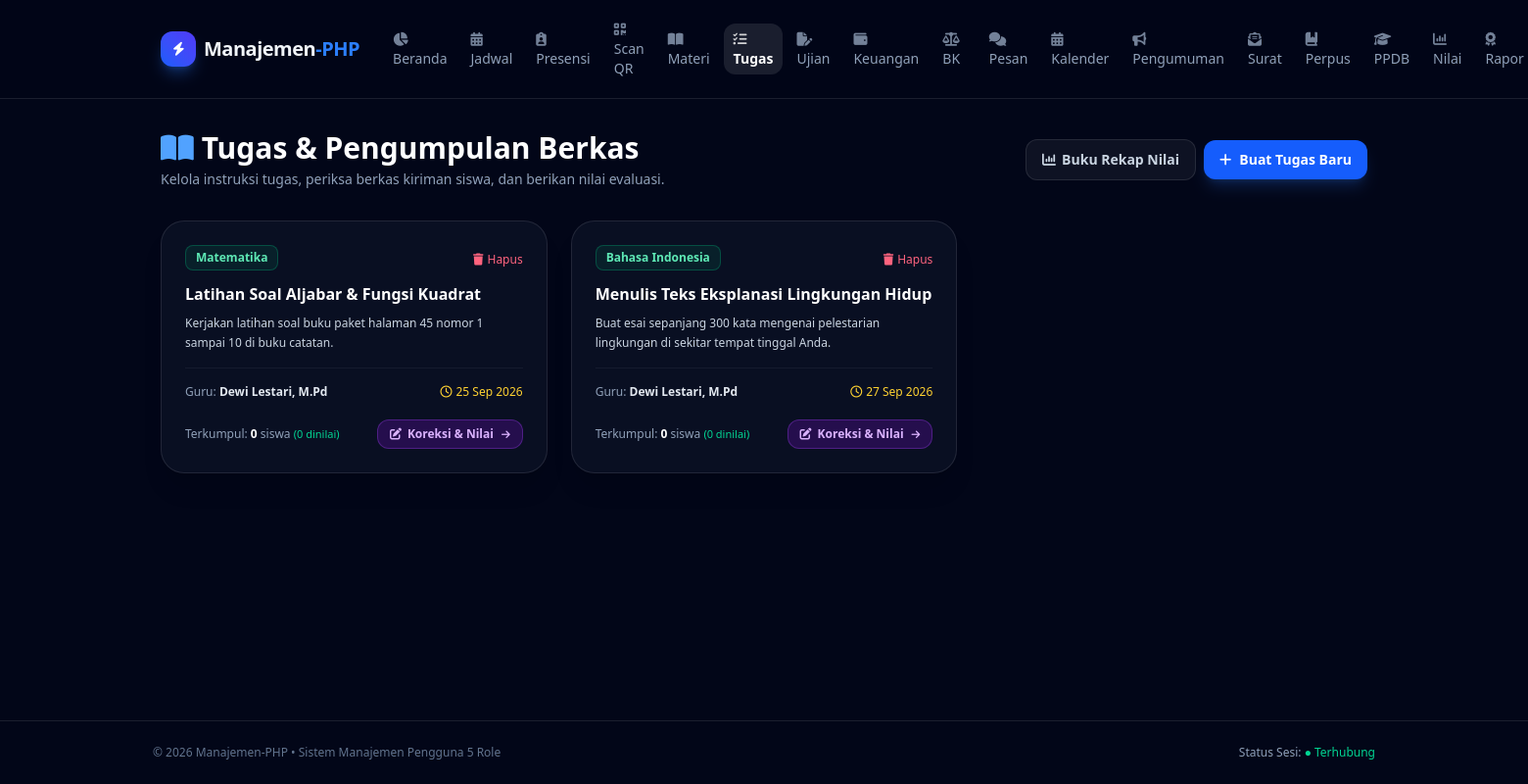
The app's page /dashboard/akademik/assignments.php (signed in) with its own data.
### tables this page shows
CREATE TABLE IF NOT EXISTS `assignments` (
    `id` INT AUTO_INCREMENT PRIMARY KEY,
    `subject` VARCHAR(100) NOT NULL,
    `title` VARCHAR(200) NOT NULL,
    `description` TEXT NOT NULL,
    `due_date` DATE NOT NULL,
    `attachment_url` VARCHAR(255) DEFAULT NULL,
    `teacher_id` INT NOT NULL,
    `created_at` TIMESTAMP DEFAULT CURRENT_TIMESTAMP,
    CONSTRAINT `fk_assignments_teacher` FOREIGN KEY (`teacher_id`) REFERENCES `users` (`id`) ON DELETE CASCADE
);

CREATE TABLE IF NOT EXISTS `users` (
    `id` INT AUTO_INCREMENT PRIMARY KEY,
    `name` VARCHAR(100) NOT NULL,
    `email` VARCHAR(100) NOT NULL UNIQUE,
    `password` VARCHAR(255) NOT NULL,
    `role` ENUM('administrator', 'staf', 'guru', 'orang_tua', 'siswa') NOT NULL DEFAULT 'siswa',
    `phone` VARCHAR(20) DEFAULT NULL,
    `address` TEXT DEFAULT NULL,
    `created_at` TIMESTAMP DEFAULT CURRENT_TIMESTAMP,
    `updated_at` TIMESTAMP DEFAULT CURRENT_TIMESTAMP ON UPDATE CURRENT_TIMESTAMP
);

### dashboard/akademik/assignments.php (the view, shortened to what this page needs)
<?php
require_once __DIR__ . "/../../config/database.php";
$user_role = $_SESSION['user_role'] ?? 'siswa';
$is_teacher = in_array($user_role, ['guru', 'administrator'], true);
$stmt_assign = $pdo->query("
    SELECT a.*, u.name as teacher_name,
           (SELECT COUNT(*) FROM assignment_submissions WHERE assignment_id = a.id AND status = 'selesai') as total_submitted,
           (SELECT COUNT(*) FROM assignment_submissions WHERE assignment_id = a.id AND status = 'selesai' AND score IS NOT NULL) as total_graded
    FROM assignments a
    JOIN users u ON a.teacher_id = u.id
    ORDER BY a.due_date ASC, a.id DESC
");
$assignments = $stmt_assign->fetchAll();
$my_submissions = [];
require_once __DIR__ . "/../includes/header.php";
?>
<div class="mb-8 flex flex-col sm:flex-row sm:items-center sm:justify-between gap-4">
    <div>
        <h1 class="text-2xl sm:text-3xl font-extrabold text-white flex items-center gap-2">
            <i class="fa-solid fa-book-open text-blue-400"></i> Tugas & Pengumpulan Berkas
        </h1>
        <p class="mt-1 text-sm text-slate-400">
            <?= $is_teacher ? 'Kelola instruksi tugas, periksa berkas kiriman siswa, dan berikan nilai evaluasi.' : 'Kerjakan tugas, unggah berkas jawaban, dan pantau nilai feedback dari guru.' ?>
        </p>
    </div>
    <?php if ($is_teacher): ?>
        <div class="flex items-center gap-2">
            <a href="gradebook.php" class="rounded-xl border border-white/10 bg-white/5 hover:bg-white/10 px-4 py-2.5 text-sm font-semibold text-slate-300 transition flex items-center gap-1.5">
                <i class="fa-solid fa-chart-column"></i> Buku Rekap Nilai
            </a>
            <button onclick="document.getElementById('modalCreateAssign').classList.remove('hidden')"
                    class="inline-flex items-center gap-2 rounded-xl bg-blue-600 hover:bg-blue-500 px-4 py-2.5 text-sm font-semibold text-white shadow-lg shadow-blue-500/20 transition cursor-pointer">
                <i class="fa-solid fa-plus"></i> Buat Tugas Baru
            </button>
        </div>
    <?php endif; ?>
</div>
<div class="grid grid-cols-1 md:grid-cols-2 lg:grid-cols-3 gap-6">
    <?php if (empty($assignments)): ?>
        <div class="col-span-full rounded-3xl border border-white/10 bg-white/5 p-12 text-center text-slate-400">
            <span class="text-4xl text-slate-600 block mb-2"><i class="fa-solid fa-book-open-reader"></i></span>
            <p class="mt-3 text-base font-semibold text-white">Belum Ada Tugas Aktif</p>
            <p class="text-xs text-slate-500 mt-1">Saat ini belum ada tugas yang dibagikan oleh dewan guru.</p>
        </div>
    <?php else: ?>
        <?php foreach ($assignments as $as):
            $sub_data = $my_submissions[$as['id']] ?? null;
            $is_done = ($sub_data !== null && ($sub_data['status'] ?? '') === 'selesai');
            $has_score = ($sub_data !== null && $sub_data['score'] !== null);
            $is_overdue = (strtotime($as['due_date']) < strtotime(date('Y-m-d')));
        ?>
            <div class="rounded-3xl border border-white/10 bg-slate-900/60 p-6 flex flex-col justify-between shadow-xl transition hover:border-white/20 relative backdrop-blur">
                <div>
                    <div class="flex items-center justify-between gap-2 mb-3">
                        <span class="rounded-lg border border-emerald-500/30 bg-emerald-500/10 px-2.5 py-1 text-xs font-semibold text-emerald-300">
                            <?= htmlspecialchars($as['subject']) ?>
                        </span>
                        <?php if ($is_teacher && ($as['teacher_id'] == $user_id || $user_role === 'administrator')): ?>
                            <form method="POST" class="inline" onsubmit="return confirm('Hapus tugas ini?');">
                                <button type="submit" class="inline-flex items-center gap-1 text-xs text-rose-400 hover:text-rose-300 cursor-pointer">
                                    <i class="fa-solid fa-trash"></i> Hapus
                                </button>
                            </form>
                        <?php endif; ?>
                    </div>
                    <h3 class="text-base font-bold text-white mb-2"><?= htmlspecialchars($as['title']) ?></h3>
                    <p class="text-xs text-slate-300 leading-relaxed line-clamp-3 mb-4">
                        <?= htmlspecialchars($as['description'] ?: 'Tidak ada instruksi tambahan.') ?>
                    </p>
                </div>
                <div class="pt-4 border-t border-white/5 space-y-3">
                    <div class="flex items-center justify-between text-xs text-slate-400">
                        <span>Guru: <strong class="text-slate-200"><?= htmlspecialchars($as['teacher_name']) ?></strong></span>
                        <span class="<?= $is_overdue ? 'text-rose-400 font-semibold' : 'text-amber-300' ?>">
                            <i class="fa-regular fa-clock mr-1"></i><?= date('d M Y', strtotime($as['due_date'])) ?>
                        </span>
                    </div>
                    <?php if ($user_role === 'siswa'): ?>
                        <?php if ($has_score): ?>
                            <div class="rounded-xl border border-emerald-500/30 bg-emerald-500/10 p-3 text-xs">
                                <div class="flex items-center justify-between font-bold text-emerald-300 mb-1">
                                    <span class="flex items-center gap-1.5">
                                        <i class="fa-solid fa-circle-check text-emerald-400"></i> Nilai Evaluasi:
                                    </span>
                                    <span class="text-sm font-black text-emerald-200"><?= number_format((float)$sub_data['score'], 1) ?> / 100</span>
                                </div>
                                <?php if (!empty($sub_data['feedback'])): ?>
                                    <p class="text-slate-300 italic text-[11px] bg-white/5 p-2 rounded-lg mt-1 border border-white/5">
                                        Catatan Guru: "<?= htmlspecialchars($sub_data['feedback']) ?>"
                                    </p>
                                <?php endif; ?>
                                <?php if (!empty($sub_data['file_url'])): ?>
                                    <a href="<?= htmlspecialchars($sub_data['file_url']) ?>" target="_blank" class="text-blue-400 hover:underline inline-block mt-2 font-medium text-[11px]">
                                        <i class="fa-solid fa-paperclip mr-1"></i>Buka Berkas Terkirim <i class="fa-solid fa-arrow-up-right-from-square text-[10px] ml-0.5"></i>
                                    </a>
                                <?php endif; ?>
                            </div>
                        <?php elseif ($is_done): ?>
                            <div class="rounded-xl border border-blue-500/30 bg-blue-500/10 p-2.5 text-xs text-blue-300 flex items-center justify-between">
                                <span class="flex items-center gap-1.5">
                                    <i class="fa-solid fa-hourglass-half text-blue-400"></i> Terkumpul (Menunggu Penilaian)
                                </span>
                                <?php if (!empty($sub_data['file_url'])): ?>
                                    <a href="<?= htmlspecialchars($sub_data['file_url']) ?>" target="_blank" class="text-blue-400 hover:underline font-semibold text-[11px]">
                                        <i class="fa-solid fa-paperclip mr-1"></i>Berkas <i class="fa-solid fa-arrow-up-right-from-square text-[10px] ml-0.5"></i>
                                    </a>
                                <?php endif; ?>
                            </div>
                        <?php else: ?>
                            <div class="rounded-xl border border-amber-500/30 bg-amber-500/10 p-2 text-xs text-amber-300 flex items-center gap-1.5">
                                <i class="fa-solid fa-circle-exclamation text-amber-400"></i> Belum Mengumpulkan Tugas
                            </div>
                        <?php endif; ?>
                        <div class="pt-1 flex gap-2">
                            <button type="button"
                                    onclick="openSubmitModal(<?= $as['id'] ?>, '<?= htmlspecialchars(addslashes($as['title'])) ?>', '<?= htmlspecialchars(addslashes($sub_data['notes'] ?? '')) ?>', '<?= htmlspecialchars(addslashes($sub_data['file_url'] ?? '')) ?>')"
                                    class="flex-1 py-2 px-3 rounded-xl text-xs font-semibold text-center transition bg-blue-600 hover:bg-blue-500 text-white shadow-lg shadow-blue-500/20 cursor-pointer">
                                <?= $is_done ? '<i class="fa-solid fa-rotate mr-1"></i>Perbarui / Kirim Ulang' : '<i class="fa-solid fa-upload mr-1"></i>Kumpulkan Berkas' ?>
                            </button>
                            <a href="assignments.php?toggle_id=<?= $as['id'] ?>"
                               title="<?= $is_done ? 'Tandai belum selesai' : 'Tandai selesai' ?>"
                               class="py-2 px-3 rounded-xl text-xs font-semibold transition border <?= $is_done ? 'bg-emerald-600/20 text-emerald-300 border-emerald-500/30' : 'bg-white/5 text-slate-400 border-white/10' ?>">
                                <?= $is_done ? '<i class="fa-solid fa-check mr-1"></i>Selesai' : 'Belum' ?>
                            </a>
                        </div>
                    <?php elseif ($is_teacher): ?>
                        <div class="pt-2 flex items-center justify-between">
                            <span class="text-xs text-slate-400">
                                Terkumpul: <strong class="text-white"><?= $as['total_submitted'] ?></strong> siswa
                                <span class="text-emerald-400 text-[11px] font-medium">(<?= $as['total_graded'] ?? 0 ?> dinilai)</span>
                            </span>
                            <a href="assignments.php?review_id=<?= $as['id'] ?>"
                                class="rounded-xl bg-purple-600/20 hover:bg-purple-600/30 border border-purple-500/30 px-3 py-1.5 text-xs font-semibold text-purple-300 transition flex items-center gap-1.5">
                                <i class="fa-solid fa-pen-to-square"></i> Koreksi & Nilai <i class="fa-solid fa-arrow-right text-[10px] ml-0.5"></i>
                            </a>
                        </div>
                    <?php endif; ?>
                </div>
            </div>
        <?php endforeach; ?>
    <?php endif; ?>
</div>
<?php require_once __DIR__ . "/../includes/footer.php"; ?>

### records on screen
assignments: subject "Matematika", title "Latihan Soal Aljabar & Fungsi Kuadrat", description "Kerjakan latihan soal buku paket halaman 45 nomor 1 sampai 10 di buku catatan.", teacher.name "Dewi Lestari, M.Pd", due_date "25 Sep 2026", total_submitted "0", total_graded "0"
assignments: subject "Bahasa Indonesia", title "Menulis Teks Eksplanasi Lingkungan Hidup", description "Buat esai sepanjang 300 kata mengenai pelestarian lingkungan di sekitar tempat tinggal Anda.", teacher.name "Dewi Lestari, M.Pd", due_date "27 Sep 2026", total_submitted "0", total_graded "0"
